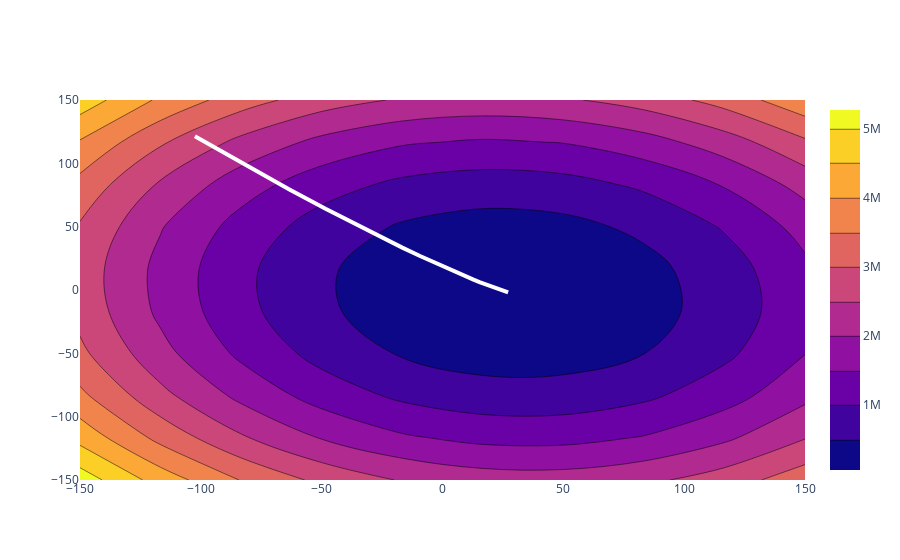

The notebook cell saved with this chart:
### Code cell
import plotly.graph_objects as go

fig = go.Figure(go.Scatter(x=np.array(all_m).ravel(), y=np.array(all_b).ravel(), name='High 2014',
                         line=dict(color='#fff', width=4)))

fig.add_trace(go.Contour(z=z_arr,x=m_arr,y=b_arr))
fig.show()
